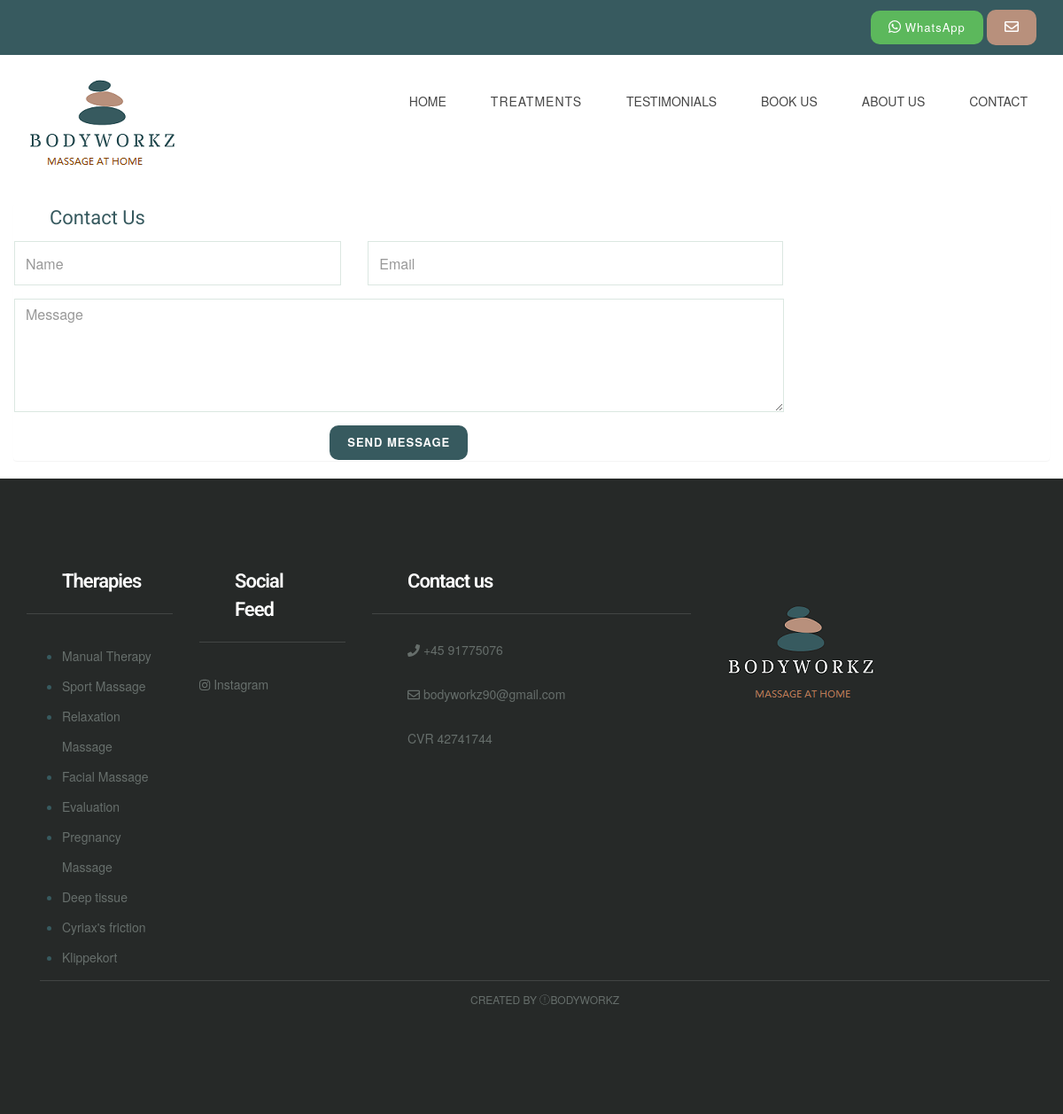
Page /contact/ on the committed database.
### MainApp/models.py (models this page shows, shortened)
class Therapy(models.Model):
    name = models.CharField(max_length=255 , verbose_name = "Nombre")
    image = models.ImageField(verbose_name="Foto", blank=True, null=True, upload_to="Images")
    short_description = models.CharField(max_length=150, verbose_name="Descripcion corta", blank=True, null=True,default="Massage")
    description = models.TextField()
    therapist = models.ManyToManyField(Therapist, verbose_name= "Terapeuta")
    duration = models.CharField(max_length=200, verbose_name = "Duracion", default="--")
    price = models.IntegerField(verbose_name="Precio",blank=True, null=True)
    class Meta:
            verbose_name="Terapia"
            verbose_name_plural="Terapias"

### MainApp/views.py (the view, shortened to what this page needs)
# urls.py: path('contact/', views.contacto ,name ="contacto"),
def contacto(request):
    contact_form = Contactform()
    therapy = Therapy.objects.all()
    return render (request, 'contact.html', {'form':contact_form, 'therapy':therapy })

### MainApp/forms.py
class Contactform(forms.Form):
    name = forms.CharField(required=True, widget=forms.TextInput(
        attrs={'class':'form-control', 'placeholder':'Name'}
    ))
    email = forms.EmailField(required=True, widget=forms.TextInput(
        attrs={'class':'form-control','placeholder':'Email'}
    ))
    content = forms.CharField(required= True, widget=forms.Textarea(
        attrs={"rows":5, "cols":20, 'class':'form-control','placeholder':'Message'}
    ))

### MainApp/templates/contact.html (shortened to what this page needs)
{% extends "base.html" %} {% block content %} {% load static %}
<div class="container ">
    <div class="row ">
        <article id="contact" class="panel">
            <header>
                <h2>Contact Us</h2>
            </header>
            <form action="" method="POST">
                <div>
                    <div class="row">
                        <div class="col-md-4">
                            {{ form.name }}
                        </div>
                        <div class="col-md-5">
                            {{ form.email }}
                        </div>
                        <div class="col-md-9">
                            {{form.content}}
                        </div>
                        <div class="col-md-9" align="center">
                            <input type="submit" class="btn btn-primary" value="Send Message ">
                        </div>
                    </div>
                </div>
            </form>
        </article>
    </div>
</div>
{% endblock %}

### MainApp/templates/base.html (shortened to what this page needs)
<!DOCTYPE html> {% load static %}
<html lang="en">
<head>
    <link href="{% static 'ap1/css/bootstrap.min.css' %}" rel="stylesheet">
    <link href="{% static 'ap1/css/font-awesome.min.css' %}" rel="stylesheet">
    <link href="{% static 'ap1/css/style.css' %}" rel="stylesheet">
</head>
<div class="header-top">
    <div class="container">
        <div class="row">
            <div class="col-lg-12 col-md-8 col-sm-8  col-xs-12">
                <div class="top-text">
                    <span class="text-block call-block">
                        <a href="https://wa.me/+4591775076 " title="click to open whatsapp chat ">
                            <button class="btn btn-success whatsapp-button">
                                <i class="fab fa-whatsapp" style="font-size: 16" aria-hidden="true "></i>
                                <span class="call-no" style="font-weight: 400; text-transform: capitalize">WhatsApp</span>
                    </button>
                    </a>
                    </span><a href="{% url 'contacto' %}" title="Contact Us"><button class="btn text-block mail-block hidden-xs hidden-sm">
                        <i class="fa fa-envelope-o" style="font-size: 16" aria-hidden="true "></i>
                    </button></a>
                </div>
            </div>
        </div>
    </div>
</div>
<div class="header">
    <div class="container">
        <div class="row">
            <div class="col-lg-4     col-md-4 col-sm-12 col-xs-12">
                <a href="{% url 'index' %}"><img src="{% static 'ap1/images/bodyworkz.png' %}" alt=""></a>
            </div>
            </ <div class="col-lg-6 col-md-4 col-sm-12 col-xs-12">
            <div class="navigation">
                <div id="navigation">
                    <ul>
                        <li class="active"><a href="{% url 'index' %}" title="Home">HOME</a></li>
                        <li class="active">
                            <a class="btn btn-secondary dropdown-toggle" href="#" role="button" id="dropdownMenuLink" data-toggle="dropdown" aria-haspopup="true" aria-expanded="false">
                                      Treatments
                                    </a>
                        </li>
                        <li><a href="{% url 'reviews' %}" title="Styleguide">TESTIMONIALS</a> </li>
                        <li>
                            <a href="{% url 'appointment' %}" title="Styleguide">BOOK US</a>
                        </li><li>
                            <a href="{% url 'about-us' %}" title="Styleguide">ABOUT US</a>
                        </li>
                        <li><a href="{% url 'contacto' %}" title="Contact Us">CONTACT</a> </li>
                    </ul>
                </div>
            </div>
        </div>
    </div>
</div>
</div>
{%block content %} {% endblock %}
<div class="footer">
    <div class="container">
        <div class="row">
            <div class="col-lg-2 col-md-3 col-sm-2 col-xs-12">
                <div class="footer-widget">
                    <h2 class="widget-title">Therapies</h2>
                    <ul>
                        {% for terapia in therapy %}
                        <li>
                            <a href="{% url 'article' terapia.id %} " class="tag">{{terapia.name}}</a> {% endfor %}
                        </li>
                    </ul>
                </div>
            </div>
            <div class="col-lg-2 col-md-2 col-sm-2 col-xs-12">
                <div class="footer-widget footer-social">
                    <h2 class="widget-title">Social Feed</h2>
                    <ul class="listnone">
                        <li>
                            <a href="http://instagram.com/_bodyworkz.dk"> <i class="fa fa-instagram"></i> Instagram</a>
                        </li>
                    </ul>
                </div>
            </div>
            <div class="col-lg-4 col-md-2 col-sm-2 col-xs-12">
                <div class="footer-widget footer-social">
                    <h2 class="widget-title">Contact us </h2>
                    <ul class="listnone contact">
                        <li><i class="fa fa-phone"></i> +45 91775076</li>
                        <li><i class="fa fa-envelope-o"></i> bodyworkz90@gmail.com</li>
                        <li> CVR 42741744</li>
                    </ul>
                </div>
            </div>
            <div class="col-lg-2 col-md-2 col-sm-6 col-xs-12">
                <div class="footer-widget footer-social">
                    <a href="{% url 'index' %}"><img src="{% static 'ap1/images/FOOTER.png' %}" alt=""></a>
                </div>
            </div>
        </div>
        <div class="tiny-footer">
            <div class="container">
                <div class="row">
                    <div class="col-lg-12 col-md-12 col-sm-12 col-xs-12">
                        <div class="copyright-content">
                            Created by <i class="fa fa-love"></i>Bodyworkz
                        </div>
                    </div>
                </div>
            </div>
        </div>
    </div>
    </body>
</html>

### MainApp/static/ap1/css/style.css (style rules this page uses)
h1, h2, h3, h4, h5, h6 { margin: 0; padding: 0; margin-bottom: 10px; color: #375a5f; font-weight: 400; font-family: 'Roboto', sans-serif; }
h2 { font-size: 22px; line-height: 32px; padding: 0px 40px 0px 40px; }
ul, ol { margin: 0; }
a { color: #375a5f; text-decoration: none; -webkit-transition: all 0.3s; -moz-transition: all 0.3s; transition: all 0.3s; }
.listnone { list-style: none; padding: 0px; }
.form-control { width: 100%; height: 50px; padding: 6px 12px; font-size: 16px; line-height: 1.42857143; color: #333; background-color: #fff; border: 1px solid #dbe7e1; background-image: none; border-radius: 0px; -webkit-box-shadow: inset 0 0px 0px rgba(255, 255, 255, .075); box-shadow: inset 3px 3px 3px rgba(255, 255, 255, .075); margin-bottom: 15px; }
.btn { display: inline-block; padding: 10px 20px; margin-bottom: 0; font-size: 13px; font-weight: 800; letter-spacing: 1px; line-height: 1.42857143; text-align: center; border: none; text-transform: uppercase; border-radius: 0px; }
.btn-primary { background-color: #375a5f; color: #fafafa; border-radius: 10px; }
.header { background-color: #fff; z-index: 9999; position: relative; padding-top: 20px; padding-bottom: 20px; }
.header-top { background-color: #375a5f; font-size: 15px; padding-top: 11px; padding-bottom: 11px; line-height: 15px; color: #fff; font-weight: 500; }
.top-text { text-align: right; }
.top-text .text-block { padding-left: 20px; color: #fff; line-height: 18px; }
.mail-block { border-radius: 10px; background-color: #b8907c; height: 40px; border: none; font-weight: 400; text-transform: lowercase; }
.whatsapp-button { border-radius: 10px; }
.navigation { float: right; }
#navigation, #navigation ul, #navigation ul li, #navigation ul li a, #navigation #menu-button { margin: 0; padding: 0; border: 0; list-style: none; line-height: 1; display: block; position: relative; -webkit-box-sizing: border-box; -moz-box-sizing: border-box; box-sizing: border-box; }
#navigation:after, #navigation>ul:after { content: "."; display: block; clear: both; visibility: hidden; line-height: 0; height: 0; }
#navigation { margin-top: 10px; }
#navigation>ul>li { float: left; }
#navigation>ul>li>a { padding: 15px 25px; font-size: 14px; color: #474747; text-decoration: none; font-weight: 500; text-transform: uppercase; border-radius:10px; }
.footer { background-color: #262928; padding-top: 100px; padding-bottom: 100px; }
.footer-widget .widget-title { color: #fff; font-weight: 600; letter-spacing: -1px; border-bottom: 1px solid #424544; padding-bottom: 20px; margin-bottom: 30px; }
.footer-widget li a { color: #676f6c; line-height: 34px; }
.footer .contact li { position: relative; padding-left: 40px; display: block; margin-bottom: 15px; padding: 0 0 15px 40px; color: #666e6b; }
.tiny-footer { background-color: #262928; padding-top: 9px; padding-bottom: 9px; font-size: 12px; color: #56575e; text-align: left; text-transform: uppercase; text-align: center; }
.copyright-content { border-top: 1px solid #424544; padding: 12px; color: #676f6c; }
.widget-title { margin-bottom: 20px; }

### rows in the picture
Therapy: name "Manual Therapy"
Therapy: name "Sport Massage"
Therapy: name "Relaxation Massage"
Therapy: name "Facial Massage"
Therapy: name "Evaluation"
Therapy: name "Pregnancy Massage"
Therapy: name "Deep tissue"
Therapy: name "Cyriax's friction"
Therapy: name "Klippekort"
